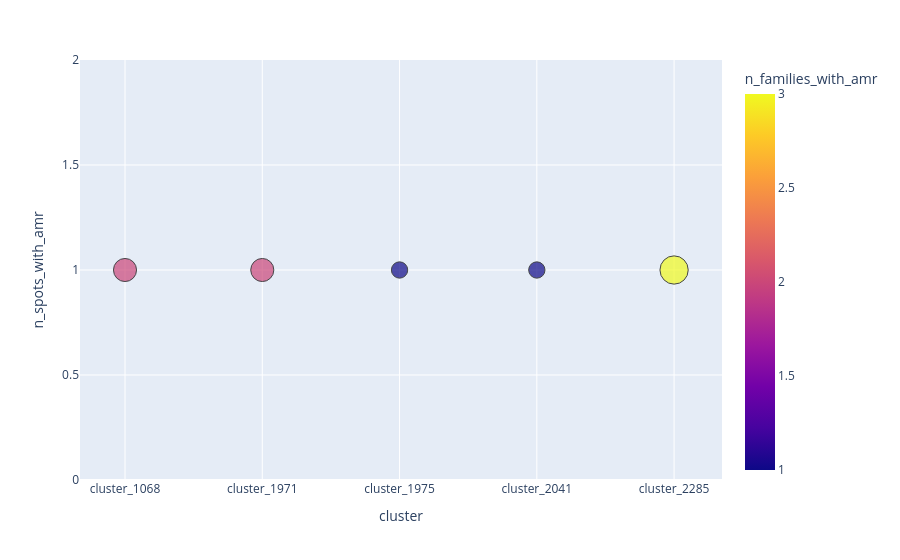

Notebook cell for this chart:
### Code cell
spot_size_filter = cluster_summary['n_spots_with_amr'] > 0
fig = px.scatter(
    cluster_summary.loc[spot_size_filter].sort_values(by='n_spots_with_amr', ascending=False),
    x="cluster",
    y="n_spots_with_amr",
    hover_data=cluster_summary.columns,
    size="n_families_with_amr",
    color="n_families_with_amr",
)
fig.update_traces(marker=dict(line=dict(width=1, color='black')))
fig.show()

### Figure 1 — Plotly figure (JSON) as saved in the notebook; plotly's stock layout.template omitted (floating-point values rounded to 4 significant figures)
{"data": [{"customdata": [[1, 2, 11, 1, 2, 2, 0, 100, 100, null, "spot_139"], [1, 1, 14, 1, 1, 2, 0, 100, 100, null, "spot_12"], [1, 1, 9, 0, 1, 1, 0, 100, 100, null, "spot_162"], [1, 1, 8, 0, 1, 1, 0, 100, 100, null, "spot_137"], [1, 1, 67, 3, 1, 3, 0, 100, 100, null, "spot_86"]], "hovertemplate": "cluster=%{x}<br>n_spots_with_amr=%{y}<br>n_families_with_amr=%{marker.color}<br>n_spots=%{customdata[0]}<br>n_rgps=%{customdata[1]}<br>n_families=%{customdata[2]}<br>n_modules=%{customdata[3]}<br>n_rgps_with_amr=%{customdata[4]}<br>n_modules_with_amr=%{customdata[6]}<br>prct_rgp_with_amr=%{customdata[7]}<br>prct_spot_with_amr=%{customdata[8]}<br>amr_modules=%{customdata[9]}<br>amr_spots=%{customdata[10]}<extra></extra>", "legendgroup": "", "marker": {"color": [2, 2, 1, 1, 3], "coloraxis": "coloraxis", "line": {"color": "black", "width": 1}, "size": [2, 2, 1, 1, 3], "sizemode": "area", "sizeref": 0.0075, "symbol": "circle"}, "mode": "markers", "name": "", "orientation": "v", "showlegend": false, "type": "scatter", "x": ["cluster_1068", "cluster_1971", "cluster_1975", "cluster_2041", "cluster_2285"], "xaxis": "x", "y": [1, 1, 1, 1, 1], "yaxis": "y"}], "layout": {"coloraxis": {"colorbar": {"title": {"text": "n_families_with_amr"}}, "colorscale": [[0, "#0d0887"], [0.1111, "#46039f"], [0.2222, "#7201a8"], [0.3333, "#9c179e"], [0.4444, "#bd3786"], [0.5556, "#d8576b"], [0.6667, "#ed7953"], [0.7778, "#fb9f3a"], [0.8889, "#fdca26"], [1, "#f0f921"]]}, "legend": {"itemsizing": "constant", "tracegroupgap": 0}, "margin": {"t": 60}, "xaxis": {"anchor": "y", "domain": [0, 1], "title": {"text": "cluster"}}, "yaxis": {"anchor": "x", "domain": [0, 1], "title": {"text": "n_spots_with_amr"}}}}
